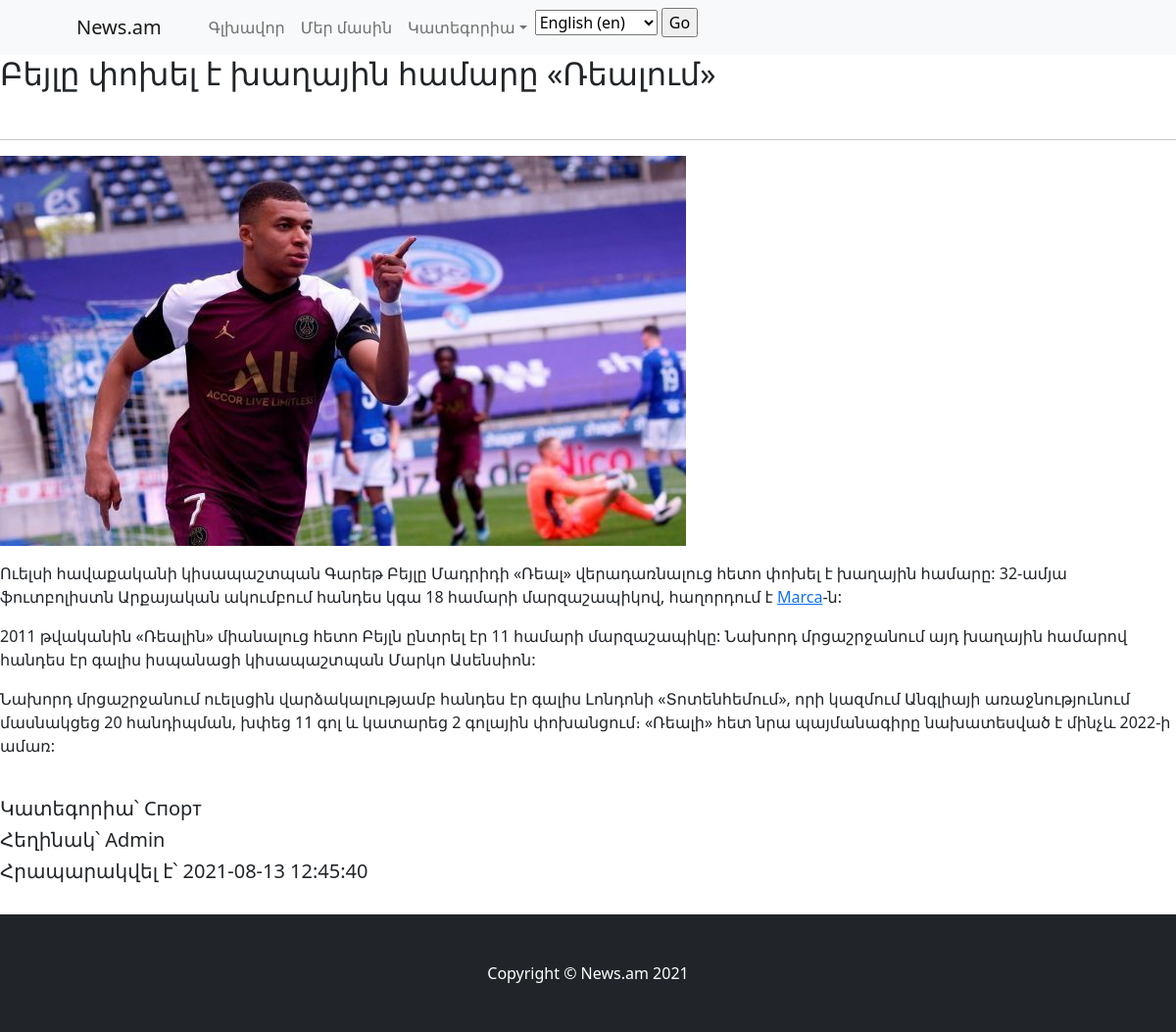
Page /en/article/bale-changes-game-number-at-real on the committed database.
### NewsApp/models.py (models this page shows, shortened)
class Article(models.Model):
    category = models.ForeignKey(Category, on_delete=models.CASCADE)
    additional_category = models.ManyToManyField(Category, blank=True, related_name='Additional', verbose_name='Additional_categories')
    title = models.CharField('Article title', max_length=255)
    slug = models.SlugField('URL', unique=True)
    image = models.ImageField('Photo', upload_to='NewsPhoto')
    content = RichTextUploadingField('News Content')
    status = models.CharField('Status', choices=STATUS_CHOICES, default='published', max_length=10)
    author = models.CharField('Author', default='Admin', max_length=30)
    date = models.DateTimeField(default=timezone.now)

class Category(models.Model):
    title = models.CharField('Category title', max_length=255)
    slug = models.SlugField('URL', unique=True)
    def __str__(self):
        return self.title
    class Meta:
        verbose_name = 'Category'
        verbose_name_plural = 'Categories'

### NewsApp/views.py (the view)
# urls.py: path('article/<slug:slug>', ArticleDetailView.as_view(), name='article_detail'),
class ArticleDetailView(DetailView):
    model = Article
    template_name = 'NewsApp/news_detail.html'

### NewsApp/templates/NewsApp/news_detail.html (shortened to what this page needs)
{% extends 'NewsApp/base.html' %}
{% block content_detail %}
<h2>{{ article.title }}</h2>
<br>
<hr>
<img src="{{ article.image.url }}" height="auto" width="auto"></img><br>
<p>{{ article.content|safe }}</p><br>
<h5>Կատեգորիա՝ {{ article.category }}</h5>
<h5>Հեղինակ՝ {{ article.author }}</h5>
<h5>Հրապարակվել է՝ {{ article.date|date:"Y-m-d H:i:s" }}</h5><br>
{% endblock %}

### rows in the picture
Article: title "Բեյլը փոխել է խաղային համարը «Ռեալում»", image (picture), content "Ուելսի հավաքականի կիսապաշտպան Գարեթ Բեյլը Մադրիդի «Ռեալ» վերադառնալուց հետո փոխել է խաղային համարը: 32-ամյա ֆուտբոլիստն Արքայական ակումբում հանդես կգա 18 համարի մարզաշապիկով, հաղորդում է Marca -ն: 2011 թվականին «Ռեալին» միանալուց հետո Բեյլն ընտրել էր 11 համարի մարզաշապիկը: Նախորդ մրցաշրջանում այդ խաղային համարով հանդես էր գալիս իսպանացի կիսապաշտպան Մարկո Ասենսիոն: Նախորդ մրցաշրջանում ուելսցին վարձակալությամբ հանդես էր գալիս Լոնդոնի «Տոտենհեմում», որի կազմում Անգլիայի առաջնությունում մասնակցեց 20 հանդիպման, խփեց 11 գոլ և կատարեց 2 գոլային փոխանցում։ «Ռեալի» հետ նրա պայմանագիրը նախատեսված է մինչև 2022-ի ամառ:", category "Спорт", author "Admin", date "2021-08-13 12:45:40"

### other values in the picture
form field language "English (en)"
